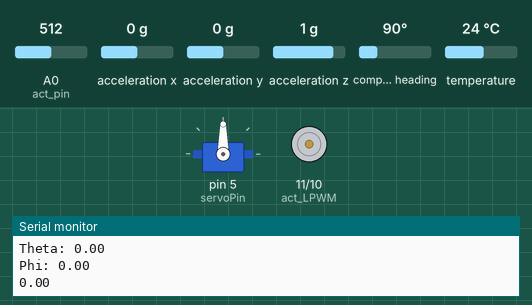
Bench run of a sketch on a simulated Arduino Uno, built with avr-gcc and run on an emulated ATmega328P. On the bench: servo, motor-driver pin pairs drawn as motors (green arrow = first pin HIGH = forward, orange = second pin HIGH = backward, longer = more drive), the last lines printed to the serial monitor. Inputs (shaded band) come from the test bench; at power-on: acceleration y 0 g, compass heading 90°, acceleration z 1 g, A0 (act_pin) = 512, acceleration x 0 g, temperature 24 °C.

Above: at 3.2 s.
3.3 s: acceleration y set to -1.4 g
At 4.1 s:
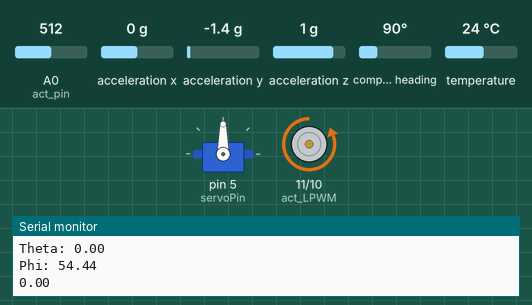
5.0 s: compass heading set to 75°
At 6.2 s:
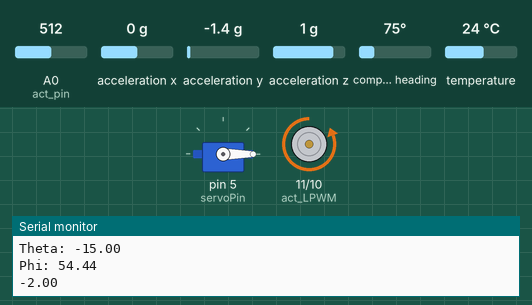
6.5 s: acceleration z set to 0.7 g
At 7.1 s:
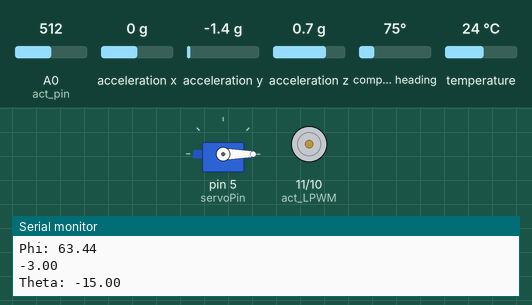
8.0 s: acceleration y set to -1.1 g
At 9.2 s:
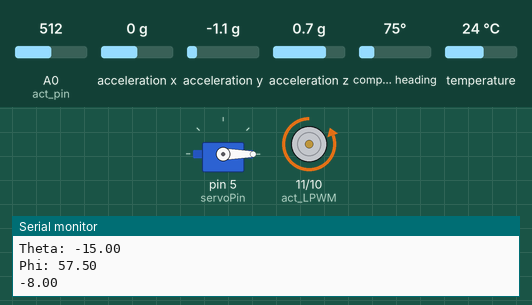
9.6 s: acceleration y set to 0.8 g
At 10.1 s:
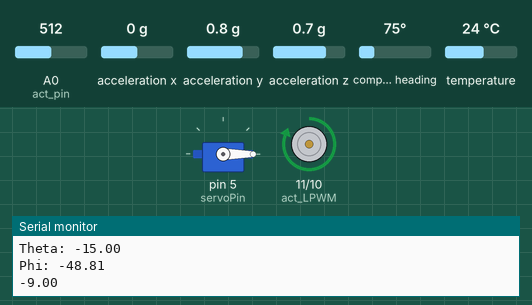
11.1 s: acceleration z set to 1.4 g
At 12.2 s:
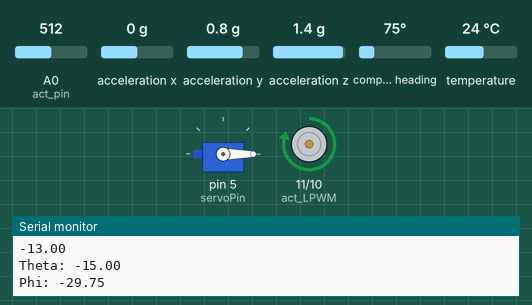
Timing chart, 0 to 13.6 s (numbered marks = the images above; inputs shaded):
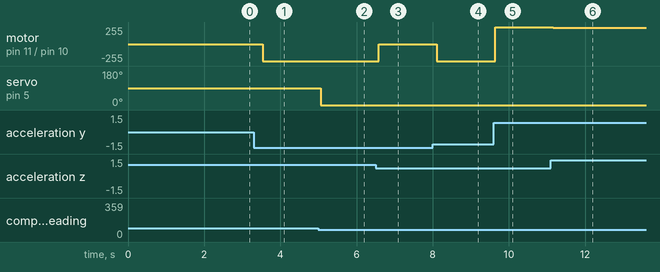

The sketch:

LauncherTest_jason.ino
```cpp
// required for IMU calculations
#include <Wire.h>
#include <Adafruit_Sensor.h>
#include <Adafruit_BNO055.h>
#include <utility/imumaths.h>
#include <Arduino.h>

// required for servo operation
#include <Servo.h>

// for sign operations
#define sgn(x) ((x) < 0 ? -1 : ((x) > 0 ? 1 : 0))

// the sample rate delay and IMU
#define BNO055_SAMPLERATE_DELAY_MS (500)
Adafruit_BNO055 myIMU = Adafruit_BNO055(55);

// for the servo motor
Servo myServo;
int servoPin = 5;
int servoZero = 90;
int prevServoPos = servoZero;

// IMU
float euler_shift_theta = 0.0;
float euler_shift_phi = 0.0;

// the maximum values of theta and phi
int maxAngle = 30;

// to deal with gimbal lock
int dangerZone = 60;

// Arduino pins for linear actuator
int act_pin = A0;             // linear actuator potentiometer pin
int act_RPWM = 10;            // linear actutator RPWM connection
int act_LPWM = 11;            // linear actuator LWPM connection

// state variables for linear actuator
int actReading = 0;           // the value read by the linear actuator potentiometer
float actSpeed;               // speed of the linear actuator (value from 0-255)
float strokeLength = 8.0;     // length of linear actuator stroke
int maxAnalogReading;         // max value that linear actuator is allowed to move to
int minAnalogReading;         // min value that linear actuator is allowed to move to
int actPos;                   // the set position that the linear actuator is being moved to

// state variables for servo
float servoSpeed;             // the scaled rotation of the servo (value from 0-1)
float servoPos;               // the set position that the servo is being moved to
int microPos;                 // the servo position in microseconds that it is moving to

// to keep track of the current firing mode
// 0 = fine
// 1 = coarse
int sensitivityMode = 1;

// the minimum angle needed to activate
int sensitivity[] = {7, 15};

// maps input to output positions
float mapFloat(long x, long in_min, long in_max, long out_min, long out_max) {
  return (float)(x - in_min) * (out_max - out_min) / (float)(in_max - in_min) + out_min;
}

// moves the linear actuator in a given direction at a given speed
void driveActuator(int Direction, int Speed) {
  switch(Direction){
    case 1:  // extension
      analogWrite(act_RPWM, Speed);
      analogWrite(act_LPWM, 0);
      break;

    case 0:  // no movement
      analogWrite(act_RPWM, 0);
      analogWrite(act_LPWM, 0);
      break;

    case -1:  // retraction
      analogWrite(act_RPWM, 0);
      analogWrite(act_LPWM, Speed);
      break;
  }
}

// moves the linear actuator accordingly if the vertical (up and down) IMU angle surpasses the minimum angle
void moveAct(float phi) {

  // obtain the analog potentiometer reading of the linear actuator
  actReading = analogRead(act_pin);

  // don't move the machine if the values are incorrect
  if (abs(phi) > dangerZone) {
    phi = 0;
  }

  // constrain phi within the max angles
  if (abs(phi) > maxAngle) {
    phi = sgn(phi) * maxAngle;
  }

  // the difference between phi and the activation angle for a given sensitivity
  float diff = abs(phi) - sensitivity[sensitivityMode];

  // determine the actuator speed based on phi
  float actSpeed = mapFloat(abs(phi), 0, maxAngle, 0, 255);

  // extends the linear actuator if phi surpasses the minimum angle
  if (diff > 0) {
    driveActuator(sgn(phi), actSpeed);
  }
  // does not move the linear actuator if the minimum angle isn't surpassed
  else {
    actPos = actReading;
    driveActuator(0, actSpeed);
  }
}

// moves the servo accordingly if the horizontal (left and right) IMU angle surpasses the minimum angle
void moveServo(float theta) {
  int sensLevel1 = 1;
  int sensLevel2 = 2;
  int sensLevel3 = 5;
  int sensLevel4 = 10;
  Serial.println(servoPos);

  if(servoPos<45 && servoPos>-45) {
    if(theta>40) {
      servoPos = servoPos + sensLevel4;
      myServo.writeMicroseconds(servoPos);
    }
    else if(theta>30) {
      servoPos = servoPos + sensLevel3;
      myServo.writeMicroseconds(servoPos);
    }
    else if(theta>20) {
      servoPos = servoPos + sensLevel2;
      myServo.writeMicroseconds(servoPos);
    }
    else if(theta>10) {
      servoPos = servoPos + sensLevel1;
      myServo.writeMicroseconds(servoPos);
    }
    else if(theta<-10) {
      servoPos = servoPos - sensLevel1;
      myServo.writeMicroseconds(servoPos);
    }
    else if(theta<-20) {
      servoPos = servoPos - sensLevel2;
      myServo.writeMicroseconds(servoPos);
    }
    else if(theta<-30) {
      servoPos = servoPos - sensLevel3;
      myServo.writeMicroseconds(servoPos);
    }
    else if(theta<-40) {
      servoPos = servoPos - sensLevel4;
      myServo.writeMicroseconds(servoPos);
    }
  }
}

float getPhi() {

  imu::Vector<3> euler = myIMU.getVector(Adafruit_BNO055::VECTOR_EULER);
  return euler.z() + (-1 * euler_shift_phi);
}

float getTheta() {
  imu::Vector<3> euler = myIMU.getVector(Adafruit_BNO055::VECTOR_EULER);
  int shifted = euler.x() + (-1 * euler_shift_theta);

  // to bound the angle from -180 to 180 degrees
  if (shifted > 180.0) {
      return shifted - 360.0;
  }
  else {
      return shifted;
  }
}

void setup(void)
{
  // begin serial communication at a 9600 baud rate
  Serial.begin(9600);

  myIMU.begin();
  delay(1000);
  int8_t temp = myIMU.getTemp();
  myIMU.setExtCrystalUse(true);

  uint8_t system, gyro, accel, mg = 0;
  myIMU.getCalibration(&system, &gyro, &accel, &mg);
  imu::Vector<3> euler = myIMU.getVector(Adafruit_BNO055::VECTOR_EULER);
  // euler x = theta
  euler_shift_theta = euler.x();
  // euler z = phi
  euler_shift_phi = euler.z();

  // zero the servo and attach it to the Arduino
  //myServo.write(servoZero);
  myServo.attach(servoPin);

  // 1 second delay
  delay(1000);
}

void loop(void)
{
  Serial.print("Theta: ");
  Serial.println(getTheta());
  Serial.print("Phi: ");
  Serial.println(getPhi());
  Serial.println("");

  // move the linear actuator if necessary
  moveAct(getPhi());

  // move the servo if necessary
  moveServo(getTheta());

  // delay for the designated sample rate delay
  delay(BNO055_SAMPLERATE_DELAY_MS);
}
```

Measured:
- the behaviour switches between 80 and 79° on compass heading (found by bisection; images 1 and 2)
- the behaviour switches between 0.9 and 0.8 g on acceleration z (found by bisection; images 2 and 3)
- the behaviour switches between -1.3 and -1.2 g on acceleration y (found by bisection; images 3 and 4)
- after the input at 3.3 s, motor on pin 11 (act_LPWM) / pin 10 (act_RPWM): stopped → backward 255/255 after 0.23 s
- after the input at 5.0 s, servo on pin 5 (servoPin): 90° → 0° after 0.06 s
- after the input at 6.5 s, motor on pin 11 (act_LPWM) / pin 10 (act_RPWM): backward 255/255 → stopped after 0.09 s
- after the input at 8.0 s, motor on pin 11 (act_LPWM) / pin 10 (act_RPWM): stopped → backward 255/255 after 0.11 s
- after the input at 9.6 s, motor on pin 11 (act_LPWM) / pin 10 (act_RPWM): backward 255/255 → forward 255/255 at once
- after the input at 11.1 s, motor on pin 11 (act_LPWM) / pin 10 (act_RPWM): forward 255/255 → forward 246/255 after 0.06 s
